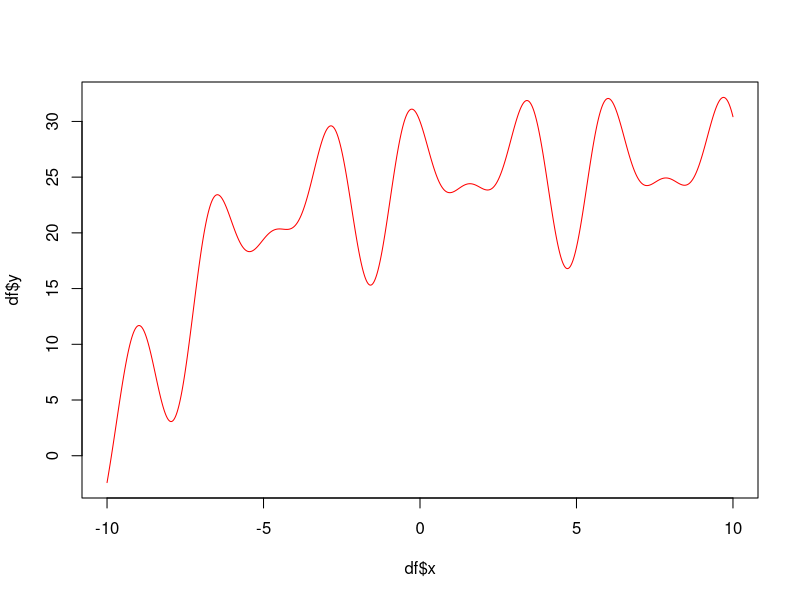
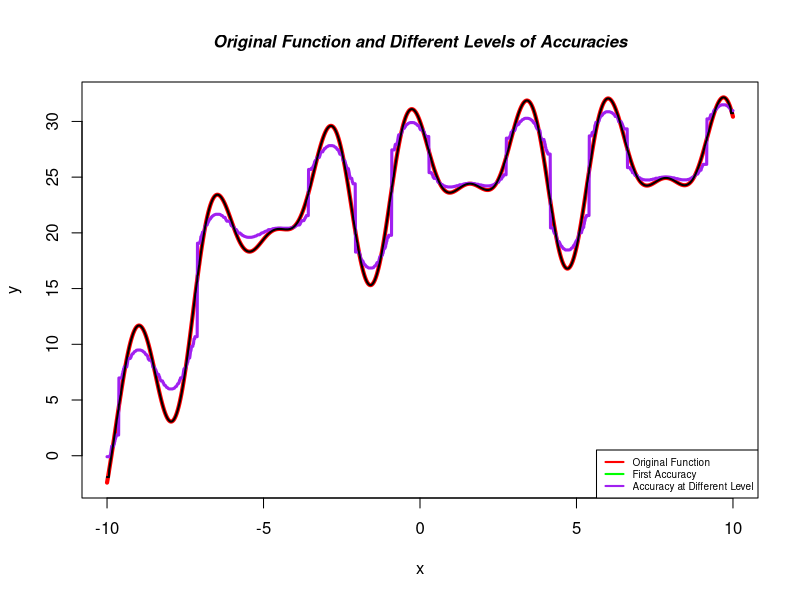

Here is the R script that generated these plots, in order:
library(caret)   # an aggregator package for performing many machine learning models
library(rpart)   

#sequence generation 
x <- seq(-10, 10, 0.01)
y <-  sin(x) + 5*cos(2*x) - 3*sin(3*x) + (1-exp(-x/3) + 25)
df <- as.data.frame(x)
df[,2] <- as.data.frame(y)
head(df)

#let us check the generated values
df
dim(df)
tail(df)

plot(df$x, df$y, type="line", col="red") #plotting the original function

s <- c() #Creating empty list

alpha = 0.1 #setting the alpha value

tree <- rpart(df$y~df$x, data = df) #creating first tree
df$pred <- predict(tree, data = df$x) #first prediction
p<-df$pred                           #storing the first prediction in variable p
abs_res <- sum(abs(df$y - df$pred))  #calculating sum of residual
s <- c(s,abs_res)  #vector to save error values


p2 <- data.frame() #creating empty list

#Implementing Gradient Boosting

while(abs_res > 10){
  df$res <- df$y - df$pred #calculating residuals
  tree1 <- rpart(df$res~df$x, data = df, control = rpart.control(cp = 0.00000001)) #using above calculated residuals for training the model(growing new trees)
  df$pred1 <- predict(tree1, data = df$x) #new predictions
  df$pred <- df$pred + alpha*df$pred1 #adding new predictions to previous model using learning rate to improve the model
  abs_res<-sum(abs(df$y - df$pred)) #Calculating sum of residuals by taking sum of substituting updated predicted values from our actual observed values
  s <- c(s, abs_res) #creating vector for storing absolute error values in each iteration
  p2 <- rbind(p2,df$pred) #storing predicted values in each iteration so that I can access values of any iteration while visualization

}
s


plot(df$x, df$y, type = 'line', col="Red", lwd=4, xlab = "x", ylab = "y") #plotting the original function
lines(df$x, p2[5,], col="purple", lwd=3)  #plotting the different level (iteration) predicted values
lines(df$x, p2[550,], col="black", lwd=2)  #plotting the different level (iteration) predicted values
#legend and title of the plot
legend("bottomright", legend=c("Original Function","First Accuracy", "Accuracy at Different Level"), lwd=c(2,2), col=c("red","green", "purple"), cex = 0.60)
title(main='Original Function and Different Levels of Accuracies', cex.main = 1,   font.main= 4, col.main= "black", outer = FALSE)